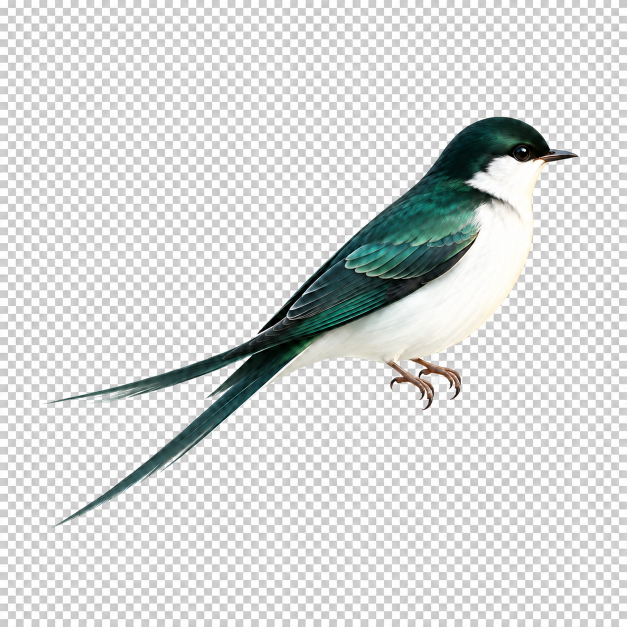
#> input picture artifacts/trace-home-v1-20260914/images/originals/B2-bird-perched-alpha-retry.png, 1254 x 1254 px (shown at 1/2 size)
$ python repair_checkerboard.py
#> lines starting #> are read from the running program, lines starting #| are printed output that depends on the picture; after the words box and inside, x2 and y2 are one past the last pixel; in counts of white or black regions, pixels touching at a corner belong together
#> in repair, rgb is the input picture: shape (1254, 1254, 3); mean R, G, B 214.9, 217, 216.4
"""Repair these two checkerboard-baked bird assets without repainting their identity.
User-authorized local processing for task trace-home-v1-prototype-20260914.
No source files are modified. See repaired/repair-manifest.json for verified outputs.
"""
from pathlib import Path
import argparse
import hashlib
import json
import numpy as np
import cv2
from PIL import Image, ImageDraw
from scipy import ndimage as ndi

ROOT = Path(__file__).resolve().parent
OUT = ROOT / "repaired"
CONFIG = {
    "perched": {
        "source": "B2-bird-perched-alpha-retry.png",
        "source_sha256": "cc63d1359d2a89d6b6be2dc45d58e61ecff1eeab60974b631ceb1654e3a029e1",
        "interior_background_seeds": [(822, 734)],
        "foot_anchor": [852, 812],
        "eye_anchor": [1045, 307],
        "protected_foreground_samples": {"white_belly": [952, 518], "white_neck": [1012, 364], "eye": [1045, 307], "leg": [852, 774]},
    },
    "takeoff": {
        "source": "C-bird-takeoff.png",
        "source_sha256": "00702abe62d72904c57e6adc6585ec77bda5b03f327cc234f0cb3e5526bce41e",
        "interior_background_seeds": [(819, 868)],
        "foot_anchor": [829, 970],
        "eye_anchor": [1112, 473],
        "protected_foreground_samples": {"white_belly": [999, 691], "white_neck": [1082, 532], "eye": [1112, 473], "leg": [827, 924]},
    },
}

def sha256(path):
    return hashlib.sha256(path.read_bytes()).hexdigest()

def segment(rgb, background_seeds):
    f = rgb.astype(np.float32)
    chroma = np.ptp(f, axis=2)
    gray = cv2.cvtColor(rgb, cv2.COLOR_RGB2GRAY).astype(np.float32)
    mean = cv2.boxFilter(gray, -1, (25, 25))
    std = np.sqrt(np.maximum(0, cv2.boxFilter(gray * gray, -1, (25, 25)) - mean * mean))

    # Neutral checker tiles alternate rapidly. The bird is chromatic/dark OR
    # a smooth pale foreground region. This preserves the white belly rather
    # than treating every light pixel as background.
    chromatic = ((chroma > 10) & (gray < 250)) | (gray < 158)
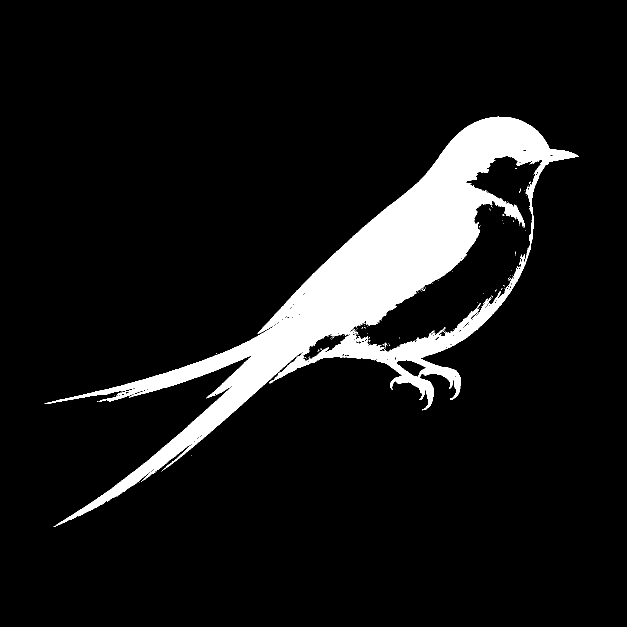
#> chromatic: shape (1254, 1254) bool (shown at 1/2 size); 9% white; 109 white regions (106 under 20 px), largest, box (x1, y1, x2, y2) and area: (89, 233, 1157, 1054) 140675, (995, 582, 1002, 593) 31, (1039, 509, 1044, 530) 30
    smooth_pale = (std < 14) & (gray > 205)
#> smooth_pale: shape (1254, 1254) bool; 3.1% white; 8 white regions (5 under 20 px), largest, box (x1, y1, x2, y2) and area: (595, 327, 1074, 733) 48006, (1248, 1248, 1254, 1254) 33, (0, 0, 6, 6) 30
    seeds = (chromatic | smooth_pale).astype(np.uint8)
#> seeds: shape (1254, 1254); values 0 (black) and 1 (white), 11.4% white; 49 white regions (46 under 20 px), largest, box (x1, y1, x2, y2) and area: (89, 233, 1157, 1054) 178770, (1248, 1248, 1254, 1254) 33, (0, 0, 6, 6) 30
    n, labels, stats, _ = cv2.connectedComponentsWithStats(seeds, 8)
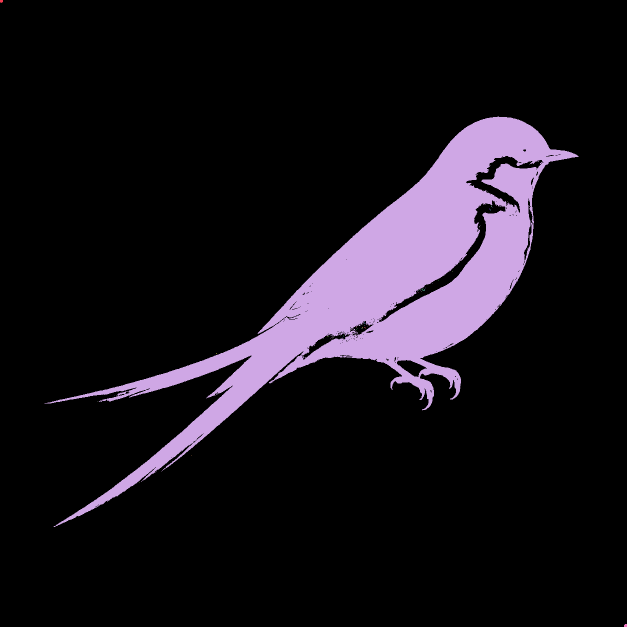
#> labels: shape (1254, 1254) int32 (shown at 1/2 size); 50 distinct labels, from 0 to 49; one colour per label, 0 black
#> n = 50; stats = 50 rows, first 6: [0, 0, 1254, 1254, 1393604], [0, 0, 6, 6, 30], [89, 233, 1068, 821, 178770], [1015, 402, 1, 1, 1], [971, 408, 1, 1, 1], [982, 411, 2, 2, 3]
    largest = 1 + np.argmax(stats[1:, cv2.CC_STAT_AREA])
#> largest = 2
    main = labels == largest
#> main: shape (1254, 1254) bool; 11.4% white; 1 white region, box (x1, y1, x2, y2) and area: (89, 233, 1157, 1054) 178770
    near_main = ndi.distance_transform_edt(~main)
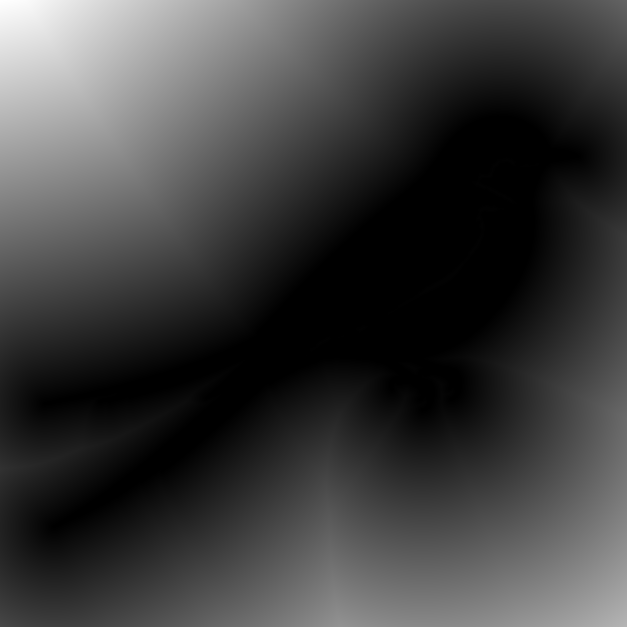
#> near_main: shape (1254, 1254) float64 (shown at 1/2 size); min 0, max 805.7, mean 195.6; drawn with min black and max white
    keep = [largest]
#> keep = [2]
    for i in range(1, n):
        if i != largest and stats[i, cv2.CC_STAT_AREA] >= 20 and np.min(near_main[labels == i]) <= 5:
            keep.append(i)
    seeds = np.isin(labels, keep).astype(np.uint8)

    # Only a 3 px local closure; no hand-drawn silhouette or geometric cutout.
    closed = cv2.morphologyEx(seeds, cv2.MORPH_CLOSE, np.ones((3, 3), np.uint8)).astype(bool)
#> closed: shape (1254, 1254) bool; 11.5% white; 1 white region, box (x1, y1, x2, y2) and area: (89, 233, 1157, 1054) 180325
    filled = ndi.binary_fill_holes(closed)
#> filled: shape (1254, 1254) bool; 12.2% white; 1 white region, box (x1, y1, x2, y2) and area: (89, 233, 1157, 1054) 192157
    holes = filled & ~closed
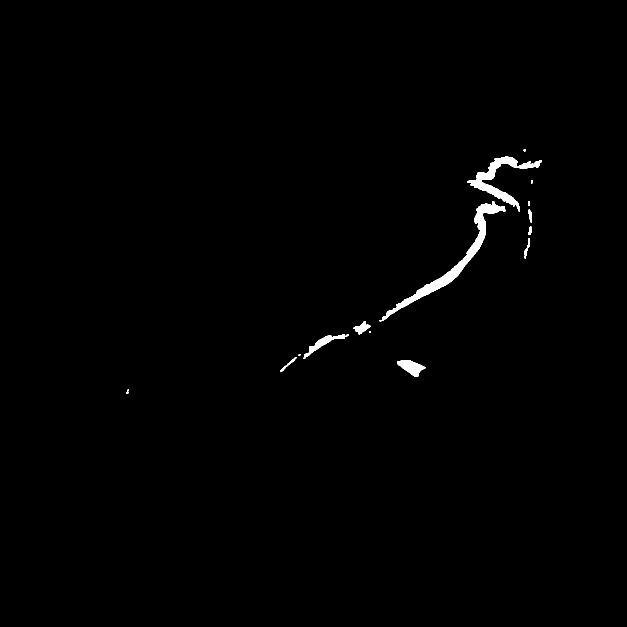
#> holes: shape (1254, 1254) bool (shown at 1/2 size); 0.75% white; 19 white regions (7 under 20 px), largest, box (x1, y1, x2, y2) and area: (764, 402, 1011, 641) 5279, (934, 312, 1084, 423) 3507, (794, 721, 851, 753) 1019
    n, hole_labels, stats, _ = cv2.connectedComponentsWithStats(holes.astype(np.uint8), 8)
#> hole_labels: shape (1254, 1254) int32; 20 distinct labels, from 0 to 19
#> n = 20; stats = 20 rows, first 6: [0, 0, 1254, 1254, 1560684], [1047, 299, 5, 4, 18], [934, 312, 150, 111, 3507], [1062, 360, 4, 7, 22], [764, 402, 247, 239, 5279], [1056, 402, 4, 10, 36]
    keep_hole_ids = []
    for x, y in background_seeds:
        label = int(hole_labels[y, x])
        if label == 0:
            raise RuntimeError(f"Background evidence seed {(x, y)} is not in an enclosed neutral gap")
        keep_hole_ids.append(label)
#> this loop made 1 pass
#> label on pass 1: 17
#> after the loop, keep_hole_ids = [17]
    # This explicit evidence point preserves the real checker-filled aperture
    # between the legs. Other enclosed pale areas belong to bird plumage.
    mask = filled & ~np.isin(hole_labels, keep_hole_ids)
#> mask: shape (1254, 1254) bool; 12.2% white; 1 white region, box (x1, y1, x2, y2) and area: (89, 233, 1157, 1054) 191138

    # 0.55 px antialiasing only. Decontaminate this narrow edge band by sampling
    # the nearest 1 px-eroded foreground. White checker pixels cannot survive
    # as a gray/white matte halo. The opaque interior is not recolored.
    blurred = cv2.GaussianBlur(mask.astype(np.float32), (5, 5), 0.55)
    alpha = np.rint(np.clip(blurred, 0, 1) * 255).astype(np.uint8)
    alpha[alpha < 3] = 0
#> alpha: shape (1254, 1254); min 0, max 255, mean 31
    alpha[alpha > 252] = 255
#> alpha: shape (1254, 1254); min 0, max 255, mean 31
    core = cv2.erode(mask.astype(np.uint8), np.ones((3, 3), np.uint8)).astype(bool)
#> core: shape (1254, 1254) bool; 11.8% white; 14 white regions (13 under 20 px), largest, box (x1, y1, x2, y2) and area: (113, 234, 1155, 1048) 184907
    _, indices = ndi.distance_transform_edt(~core, return_indices=True)
    edge = (alpha > 0) & ~core
#> edge: shape (1254, 1254) bool; 0.8% white in thin lines or dots, all inside (x1, y1, x2, y2) = (88, 232, 1158, 1055)
    clean_rgb = rgb.copy()
    clean_rgb[edge] = rgb[indices[0][edge], indices[1][edge]]
#> clean_rgb: shape (1254, 1254, 3); 0.79% of pixels changed, all inside (x1, y1, x2, y2) = (88, 232, 1158, 1055)
    clean_rgb[alpha == 0] = 0
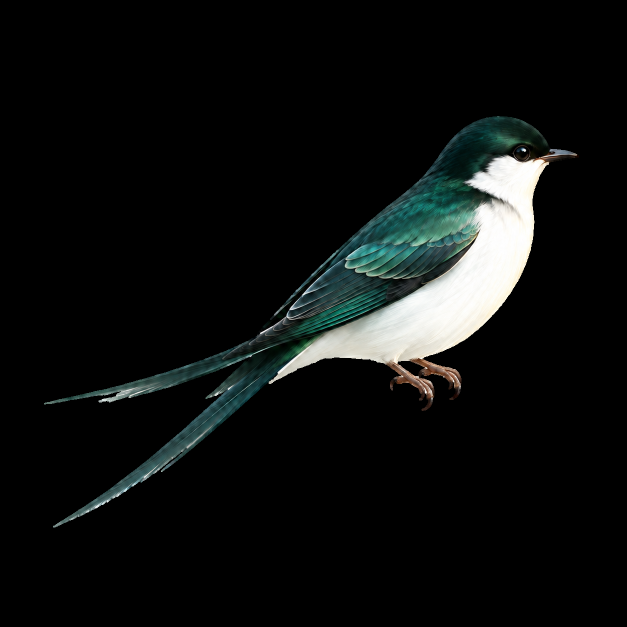
#> clean_rgb: shape (1254, 1254, 3) (shown at 1/2 size); mean R, G, B 14.1, 16.5, 15.8
    return clean_rgb, alpha, {
        "chroma_threshold": 10, "dark_gray_threshold": 158,
        "texture_window_px": 25, "pale_std_max": 14, "pale_gray_min": 205,
        "closure_px": 3, "edge_sigma_px": 0.55,
        "preserved_interior_background_seeds_xy": background_seeds,
        "edge_rgb_modified_pixels": int(edge.sum()),
        "opaque_core_pixels_unchanged": int(core.sum()),
    }

def repair(name):
    config = CONFIG[name]
    source = ROOT / "originals" / config["source"]
    if sha256(source) != config["source_sha256"]:
        raise RuntimeError(f"Source hash mismatch; this repair is specific to the inspected source: {source}")
    rgb = np.array(Image.open(source).convert("RGB"))
    clean_rgb, alpha, method = segment(rgb, config["interior_background_seeds"])
#> method = 10 items
    bbox = Image.fromarray(alpha).getbbox()
#> bbox = (88, 232, 1158, 1055)
    pad = 8
    crop = [max(0, bbox[0]-pad), max(0, bbox[1]-pad), min(rgb.shape[1], bbox[2]+pad), min(rgb.shape[0], bbox[3]+pad)]
#> crop = [80, 224, 1166, 1063]
    rgba = Image.fromarray(np.dstack((clean_rgb, alpha)), "RGBA")
    full = OUT / f"bird-{name}-full.png"
    rgba.save(full)
    sprite = rgba.crop(crop)
    dest = OUT / f"bird-{name}.png"
    sprite.save(dest)
    Image.fromarray(alpha).save(OUT / f"bird-{name}-alpha.png")
    for label, color in [("deep-green", (7, 60, 49, 255)), ("mid-gray", (112, 116, 119, 255))]:
        bg = Image.new("RGBA", sprite.size, color)
        bg.alpha_composite(sprite)
        bg.convert("RGB").save(OUT / f"bird-{name}-check-{label}.png")
#> this loop made 2 passes
#> pass 1, in repair, `bg.convert("RGB").save(OUT / f"bird-{name}-check-{label}.png")`:
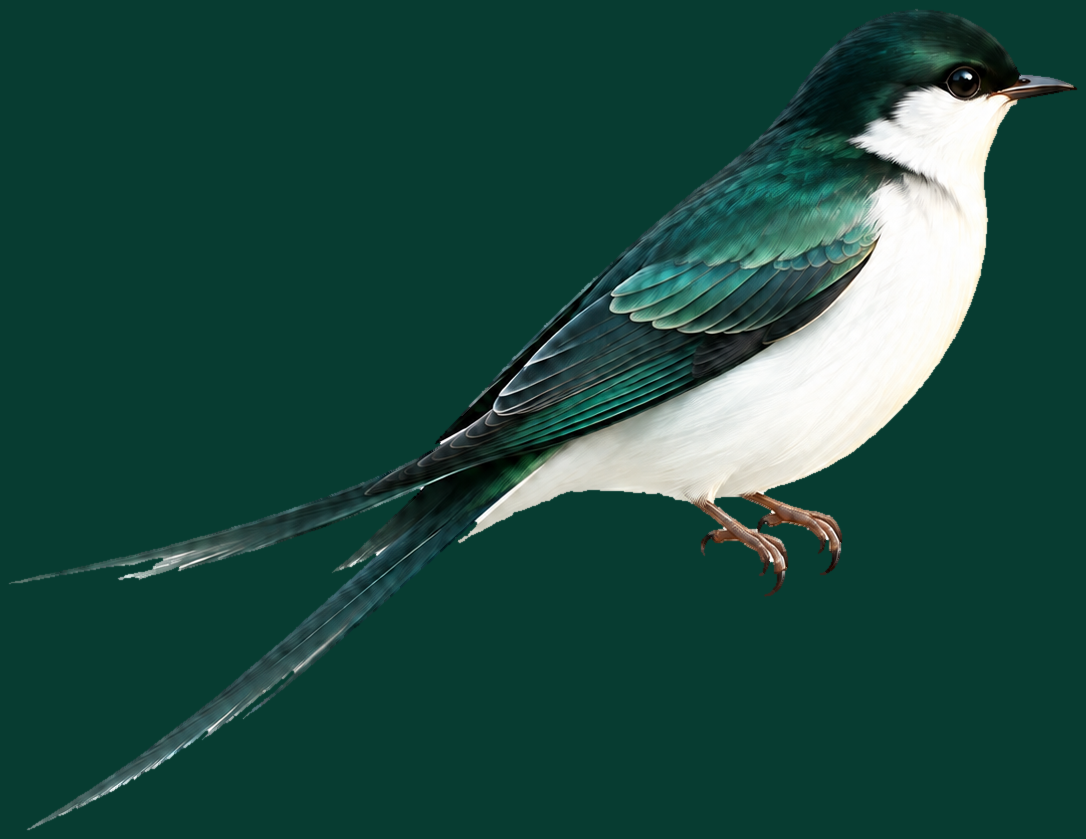
#> saved as bird-perched-check-deep-green.png: PIL image 1086x839 RGB; mean R, G, B 29.2, 75.1, 65.2

    a = np.array(sprite.getchannel("A"))
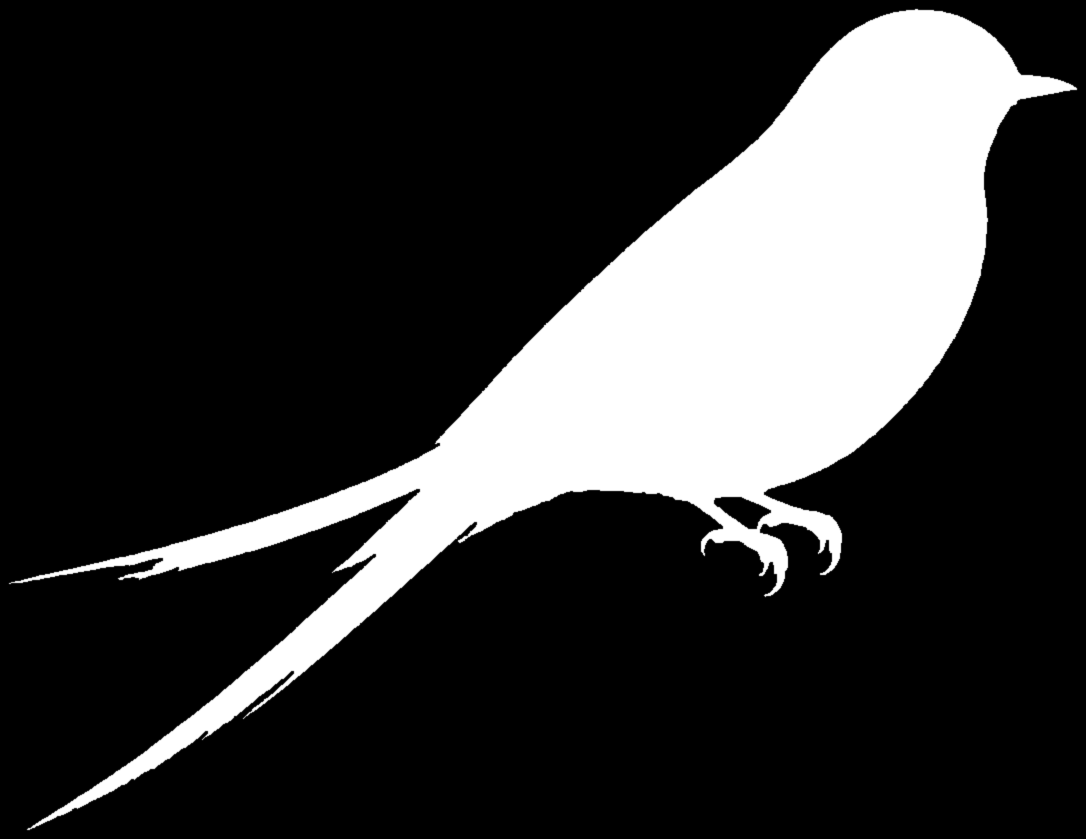
#> a: shape (839, 1086); min 0, max 255, mean 53.5
    samples = {}
    for label, (x, y) in config["protected_foreground_samples"].items():
        samples[label] = {"source_xy": [x,y], "alpha": int(alpha[y,x]), "rgb_original": rgb[y,x].tolist(), "rgb_output": clean_rgb[y,x].tolist()}
        if alpha[y,x] != 255:
            raise RuntimeError(f"Protected foreground sample lost: {name}/{label}")
#> after the loop, samples = 4 items
    for x,y in config["interior_background_seeds"]:
        if alpha[y,x] != 0:
            raise RuntimeError("Interior leg aperture was not preserved")
    result = {
        "asset_id": f"bird-{name}", "status": "repaired_candidate_pending_visual_review",
        "source_path": str(source), "source_sha256": sha256(source), "source_size": [rgb.shape[1], rgb.shape[0]],
        "full_rgba_path": str(full), "full_rgba_sha256": sha256(full),
        "path": str(dest), "sha256": sha256(dest), "mode": "RGBA", "size": list(sprite.size),
        "source_alpha_bbox_ltrb_exclusive": list(bbox), "source_crop_ltrb_exclusive": crop,
        "cropped_alpha_bbox_ltrb_exclusive": list(sprite.getchannel("A").getbbox()),
        "alpha_min": int(a.min()), "alpha_max": int(a.max()), "transparent_pixels": int((a==0).sum()),
        "semi_transparent_pixels": int(((a>0)&(a<255)).sum()), "opaque_pixels": int((a==255).sum()),
        "foot_anchor_source_xy": config["foot_anchor"],
        "foot_anchor_cropped_xy": [config["foot_anchor"][0]-crop[0], config["foot_anchor"][1]-crop[1]],
        "eye_anchor_source_xy": config["eye_anchor"],
        "eye_anchor_cropped_xy": [config["eye_anchor"][0]-crop[0], config["eye_anchor"][1]-crop[1]],
        "anchor_note": "Manual visual registration hints, not anatomical ground truth. Apply one common source-pixel scale; do not equalize cropped image widths.",
        "protected_foreground_samples": samples, "method": method,
        "limitations": ["Original antialias matte is irrecoverably mixed with the checkerboard; nearest-interior color decontamination estimates only a narrow edge band.", "Fine pale feather filaments smaller than 1–2 source pixels may be simplified.", "Two still poses do not provide a natural wing-beat animation."],
    }
    print(json.dumps(result, ensure_ascii=False, indent=2))
#| {
#|   "asset_id": "bird-perched",
#|   "status": "repaired_candidate_pending_visual_review",
#|   "source_path": "artifacts/trace-home-v1-20260914/images/originals/B2-bird-perched-alpha-retry.png",
#|   "source_sha256": "cc63d1359d2a89d6b6be2dc45d58e61ecff1eeab60974b631ceb1654e3a029e1",
#|   "source_size": [
#> (further printed lines are left out)
    (OUT / f"bird-{name}-metadata.json").write_text(json.dumps(result, ensure_ascii=False, indent=2), encoding="utf-8")
    return result

if __name__ == "__main__":
    parser=argparse.ArgumentParser()
    parser.add_argument("--pose", choices=["perched", "takeoff", "all"], default="all")
    args=parser.parse_args()
    OUT.mkdir(exist_ok=True)
    for pose in (list(CONFIG) if args.pose=="all" else [args.pose]):
        repair(pose)
#> pass 2 of the loop `for pose in (list(CONFIG) if args.pose=="all" else [args.pose]):`:
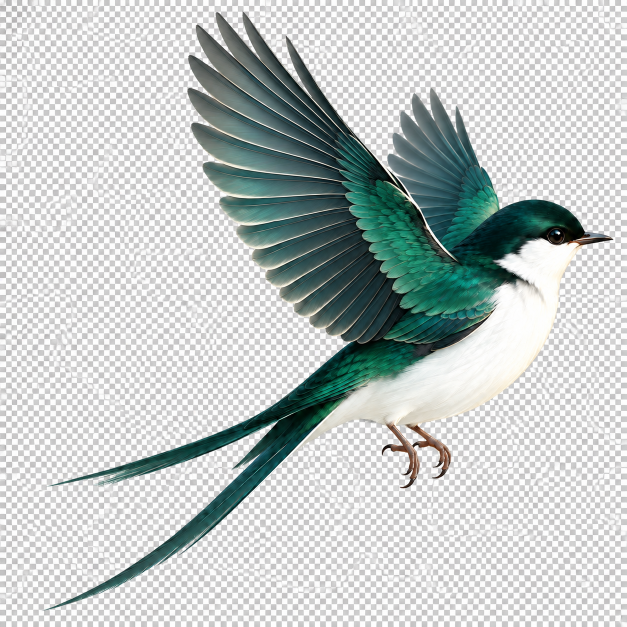
#> input picture artifacts/trace-home-v1-20260914/images/originals/C-bird-takeoff.png, 1254 x 1254 px (shown at 1/2 size)
#> in repair, rgb is the input picture: shape (1254, 1254, 3); mean R, G, B 191.2, 198.1, 197
#> in segment (call 2), `n, labels, stats, _ = cv2.connectedComponentsWithStats(seeds, 8)`:
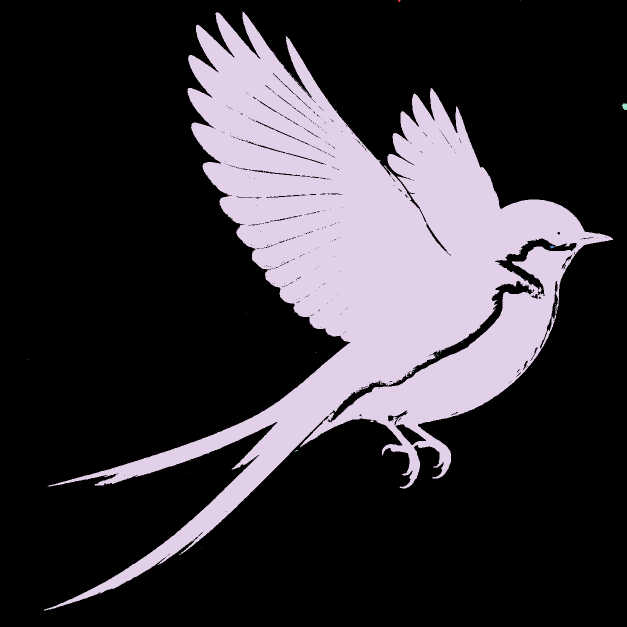
#> labels: shape (1254, 1254) int32 (shown at 1/2 size); 36 distinct labels, from 0 to 35; one colour per label, 0 black
#> in segment (call 2), `n, labels, stats, _ = cv2.connectedComponentsWithStats(seeds, 8)`: n = 36; stats = 36 rows, first 6: [0, 0, 1254, 1254, 1190673], [796, 0, 5, 5, 16], [1040, 0, 1, 1, 1], [485, 22, 1, 1, 1], [88, 24, 1138, 1197, 381626], [1244, 207, 10, 13, 105]
#> largest = 4
#> in segment (call 2), `keep = [largest]`: keep = [4]
#> after the loop in segment (call 2), `for i in range(1, n):`: keep = [4, 6]
#> in segment (call 2), `filled = ndi.binary_fill_holes(closed)`:
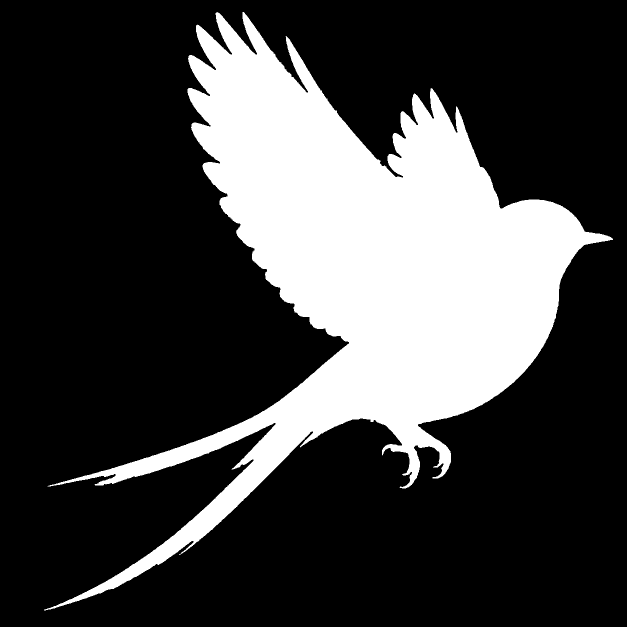
#> filled: shape (1254, 1254) bool (shown at 1/2 size); 25.3% white; 1 white region, box (x1, y1, x2, y2) and area: (88, 24, 1226, 1221) 398243
#> in segment (call 2), `n, hole_labels, stats, _ = cv2.connectedComponentsWithStats(holes.asty..`: n = 28; stats = 28 rows, first 6: [0, 0, 1254, 1254, 1560088], [529, 293, 3, 3, 9], [520, 341, 5, 3, 15], [774, 341, 6, 7, 27], [532, 343, 5, 3, 15], [540, 344, 3, 3, 9]
#> the loop in segment (call 2), `for x, y in background_seeds:` made 1 pass
#> label on pass 1: 27
#> after the loop in segment (call 2), `for x, y in background_seeds:`: keep_hole_ids = [27]
#> bbox = (87, 23, 1227, 1222)
#> crop = [79, 15, 1235, 1230]
#| {
#|   "asset_id": "bird-takeoff",
#|   "status": "repaired_candidate_pending_visual_review",
#> (further printed lines are left out)
